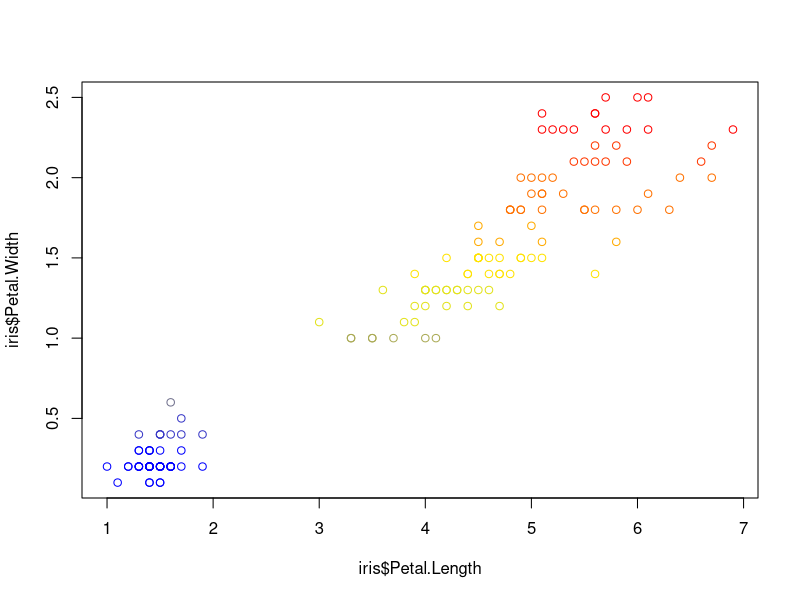

Reproduce this figure in R.
#####
# COLORS
#####

    #Using contious varaible for color-coding
        rbPal <- colorRampPalette(c('blue','yellow','red'),alpha=.8)
        cl <- rbPal(10)[as.numeric(cut(iris$Petal.Width,breaks = 10))]
        plot(iris$Petal.Length,iris$Petal.Width,col=cl)
